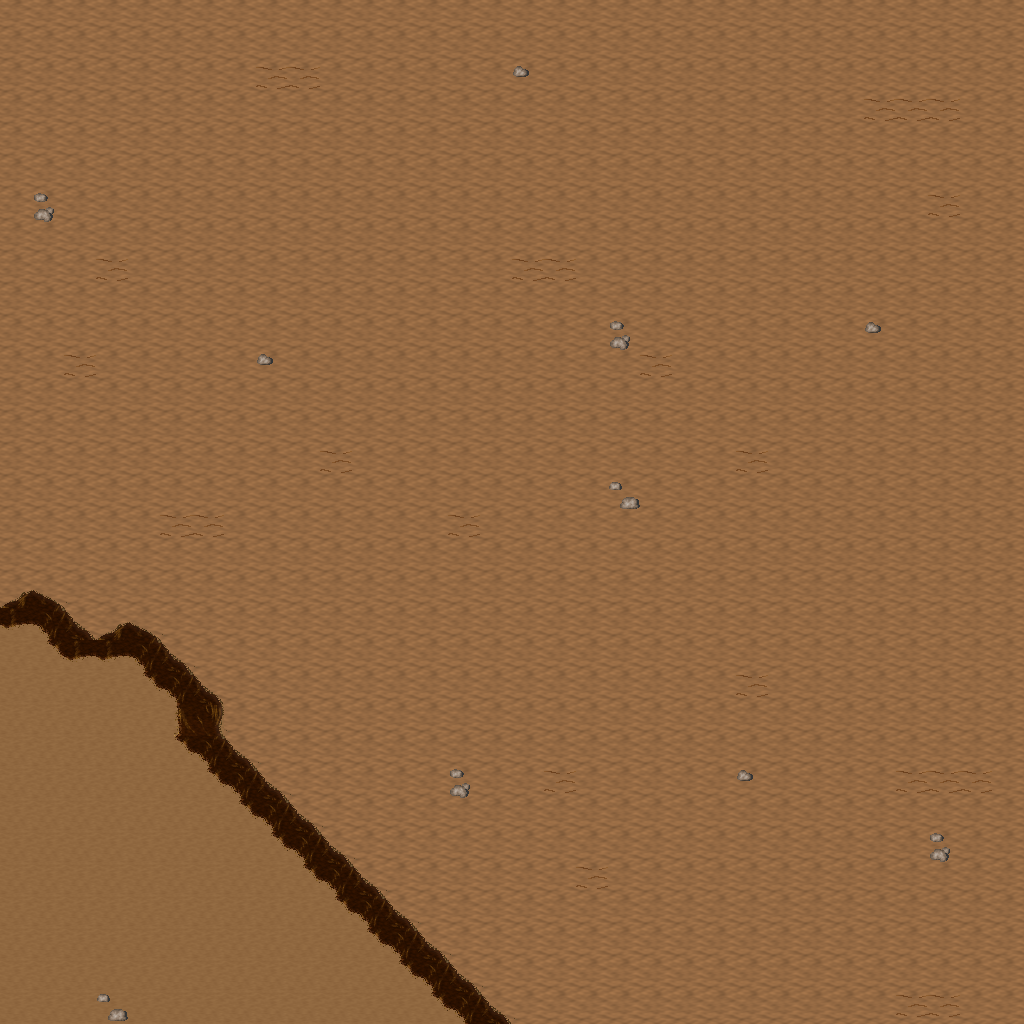

Below is a game level as drawn by its tile map, then a one-line description and the .tmx that defines it (tile-layer data replaced by summaries):
An orthogonal 32x32 tile map with 32x32 px tiles, 5 tile layers (Ground, Objects, Objects2, Above, ...), 1 hidden layer not drawn, 37 tilesets.

<map version="1.10" tiledversion="1.11.0" orientation="orthogonal" renderorder="right-down" width="32" height="32" tilewidth="32" tileheight="32" infinite="0" nextlayerid="11" nextobjectid="1">
 <tileset firstgid="1" name="ground_ground" tilewidth="32" tileheight="32" tilecount="33" columns="3">
  <image source="../drawable/ground_ground.png" width="96" height="352" />
 </tileset>
 <tileset firstgid="34" name="ground_ridge_earth_dark" tilewidth="32" tileheight="32" tilecount="96" columns="12">
  <image source="../drawable/ground_ridge_earth_dark.png" width="384" height="256" />
 </tileset>
 <tileset firstgid="130" name="ground_ridge_earth_pale" tilewidth="32" tileheight="32" tilecount="96" columns="12">
  <image source="../drawable/ground_ridge_earth_pale.png" width="384" height="256" />
 </tileset>
 <tileset firstgid="226" name="ground_earth_edges" tilewidth="32" tileheight="32" tilecount="18" columns="6">
  <image source="../drawable/ground_earth_edges.png" width="192" height="96" />
 </tileset>
 <tileset firstgid="244" name="ground_rock_pebbles" tilewidth="32" tileheight="32" tilecount="3" columns="1">
  <image source="../drawable/ground_rock_pebbles.png" width="32" height="96" />
 </tileset>
 <tileset firstgid="247" name="plant_grasses" tilewidth="32" tileheight="32" tilecount="6" columns="3">
  <image source="../drawable/plant_grasses.png" width="96" height="64" />
 </tileset>
 <tileset firstgid="253" name="plant_flower_daisy_yellow" tilewidth="32" tileheight="32" tilecount="8" columns="2">
  <image source="../drawable/plant_flower_daisy_yellow.png" width="64" height="128" />
 </tileset>
 <tileset firstgid="261" name="plant_bush_bushes" tilewidth="32" tileheight="32" tilecount="10" columns="5">
  <image source="../drawable/plant_bush_bushes.png" width="160" height="64" />
 </tileset>
 <tileset firstgid="271" name="plant_flower_daisy_red" tilewidth="32" tileheight="32" tilecount="8" columns="2">
  <image source="../drawable/plant_flower_daisy_red.png" width="64" height="128" />
 </tileset>
 <tileset firstgid="279" name="plant_tree_tree_darkgreen" tilewidth="32" tileheight="32" tilecount="88" columns="8">
  <image source="../drawable/plant_tree_tree_darkgreen.png" width="256" height="352" />
 </tileset>
 <tileset firstgid="367" name="plant_flower_daisy_blue" tilewidth="32" tileheight="32" tilecount="8" columns="2">
  <image source="../drawable/plant_flower_daisy_blue.png" width="64" height="128" />
 </tileset>
 <tileset firstgid="375" name="item_corpse_skull_pale" tilewidth="32" tileheight="32" tilecount="2" columns="2">
  <image source="../drawable/item_corpse_skull_pale.png" width="64" height="32" />
 </tileset>
 <tileset firstgid="377" name="plant_vine" tilewidth="32" tileheight="32" tilecount="3" columns="1">
  <image source="../drawable/plant_vine.png" width="32" height="96" />
 </tileset>
 <tileset firstgid="380" name="plant_flower_daisy_white" tilewidth="32" tileheight="32" tilecount="8" columns="2">
  <image source="../drawable/plant_flower_daisy_white.png" width="64" height="128" />
 </tileset>
 <tileset firstgid="388" name="item_corpse_huge_animal" tilewidth="32" tileheight="32" tilecount="16" columns="2">
  <image source="../drawable/item_corpse_huge_animal.png" width="64" height="256" />
 </tileset>
 <tileset firstgid="404" name="building_fence_fence_chunky" tilewidth="32" tileheight="32" tilecount="21" columns="3">
  <image source="../drawable/building_fence_fence_chunky.png" width="96" height="224" />
 </tileset>
 <tileset firstgid="425" name="ground_eye" tilewidth="32" tileheight="32" tilecount="9" columns="3">
  <image source="../drawable/ground_eye.png" width="96" height="96" />
 </tileset>
 <tileset firstgid="434" name="logic_creature_gnome" tilewidth="32" tileheight="32" tilecount="6" columns="6">
  <image source="../drawable/logic_creature_gnome.png" width="192" height="32" />
 </tileset>
 <tileset firstgid="440" name="logic_creature_animal" tilewidth="32" tileheight="32" tilecount="32" columns="8">
  <image source="../drawable/logic_creature_animal.png" width="256" height="128" />
 </tileset>
 <tileset firstgid="472" name="logic_collision" tilewidth="32" tileheight="32" tilecount="1" columns="1">
  <image source="../drawable/logic_collision.png" width="32" height="32" />
 </tileset>
 <tileset firstgid="473" name="plant_tree_taller_trees" tilewidth="32" tileheight="32" tilecount="32" columns="8">
  <image source="../drawable/plant_tree_taller_trees.png" width="256" height="128" />
 </tileset>
 <tileset firstgid="505" name="plant_tree_spruce" tilewidth="32" tileheight="32" tilecount="6" columns="2">
  <image source="../drawable/plant_tree_spruce.png" width="64" height="96" />
 </tileset>
 <tileset firstgid="511" name="ground_blue_paving" tilewidth="32" tileheight="32" tilecount="2" columns="1">
  <image source="../drawable/ground_blue_paving.png" width="32" height="64" />
 </tileset>
 <tileset firstgid="513" name="ground_grass_edges" tilewidth="32" tileheight="32" tilecount="36" columns="12">
  <image source="../drawable/ground_grass_edges.png" width="384" height="96" />
 </tileset>
 <tileset firstgid="549" name="ground_grass_corners" tilewidth="32" tileheight="32" tilecount="24" columns="6">
  <image source="../drawable/ground_grass_corners.png" width="192" height="128" />
 </tileset>
 <tileset firstgid="573" name="logic_item_fruits" tilewidth="32" tileheight="32" tilecount="16" columns="8">
  <image source="../drawable/logic_item_fruits.png" width="256" height="64" />
 </tileset>
 <tileset firstgid="589" name="building_house_pink_blue" tilewidth="32" tileheight="32" tilecount="99" columns="11">
  <image source="../drawable/building_house_pink_blue.png" width="352" height="288" />
 </tileset>
 <tileset firstgid="688" name="building_fence_stone_fence_white" tilewidth="32" tileheight="32" tilecount="9" columns="3">
  <image source="../drawable/building_fence_stone_fence_white.png" width="96" height="96" />
 </tileset>
 <tileset firstgid="697" name="plant_tree_pine_tree" tilewidth="32" tileheight="32" tilecount="20" columns="4">
  <image source="../drawable/plant_tree_pine_tree.png" width="128" height="160" />
 </tileset>
 <tileset firstgid="717" name="furniture_chair_bench_wooden" tilewidth="32" tileheight="32" tilecount="8" columns="2">
  <image source="../drawable/furniture_chair_bench_wooden.png" width="64" height="128" />
 </tileset>
 <tileset firstgid="725" name="item_postbox" tilewidth="32" tileheight="32" tilecount="4" columns="2">
  <image source="../drawable/item_postbox.png" width="64" height="64" />
 </tileset>
 <tileset firstgid="729" name="logic_portal" tilewidth="32" tileheight="32" tilecount="24" columns="8">
  <image source="../drawable/logic_portal.png" width="256" height="96" />
 </tileset>
 <tileset firstgid="753" name="furniture_light_lamp_blue" tilewidth="32" tileheight="32" tilecount="3" columns="1">
  <image source="../drawable/furniture_light_lamp_blue.png" width="32" height="96" />
 </tileset>
 <tileset firstgid="756" name="light_dim_light_7x5" tilewidth="32" tileheight="32" tilecount="35" columns="7">
  <image source="../drawable/light_dim_light_7x5.png" width="224" height="160" />
 </tileset>
 <tileset firstgid="791" name="light_light_5x5" tilewidth="32" tileheight="32" tilecount="25" columns="5">
  <image source="../drawable/light_light_5x5.png" width="160" height="160" />
 </tileset>
 <tileset firstgid="816" name="logic_creature_reptile" tilewidth="32" tileheight="32" tilecount="7" columns="7">
  <image source="../drawable/logic_creature_reptile.png" width="224" height="32" />
 </tileset>
 <tileset firstgid="823" name="plant_bushes_and_trees" tilewidth="32" tileheight="32" tilecount="144" columns="16">
  <image source="../drawable/plant_bushes_and_trees.png" width="512" height="289" />
 </tileset>
 <layer id="1" name="Ground" width="32" height="32">
  <data>[1024 cells, 1024 non-empty, 2 distinct tile ids]</data>
 </layer>
 <layer id="2" name="Objects" width="32" height="32">
  <data>[1024 cells, 44 non-empty, 8 distinct tile ids]</data>
 </layer>
 <layer id="3" name="Objects2" width="32" height="32">
  <data>[1024 cells, 34 non-empty, 4 distinct tile ids]</data>
 </layer>
 <layer id="4" name="Above" width="32" height="32">
  <data>[1024 cells, 13 non-empty, 1 distinct tile ids]</data>
 </layer>
 <layer id="5" name="Above2" width="32" height="32">
  <data>[1024 cells, 0 non-empty, 0 distinct tile ids]</data>
 </layer>
 <layer id="6" name="Walkable" width="32" height="32" visible="0">
  <data>[1024 cells, 33 non-empty, 1 distinct tile ids]</data>
 </layer>
 <objectgroup id="7" name="Mapevents" />
 <objectgroup id="8" name="Spawn" />
 <objectgroup id="9" name="Keys" />
 <objectgroup id="10" name="Replace" />
</map>
